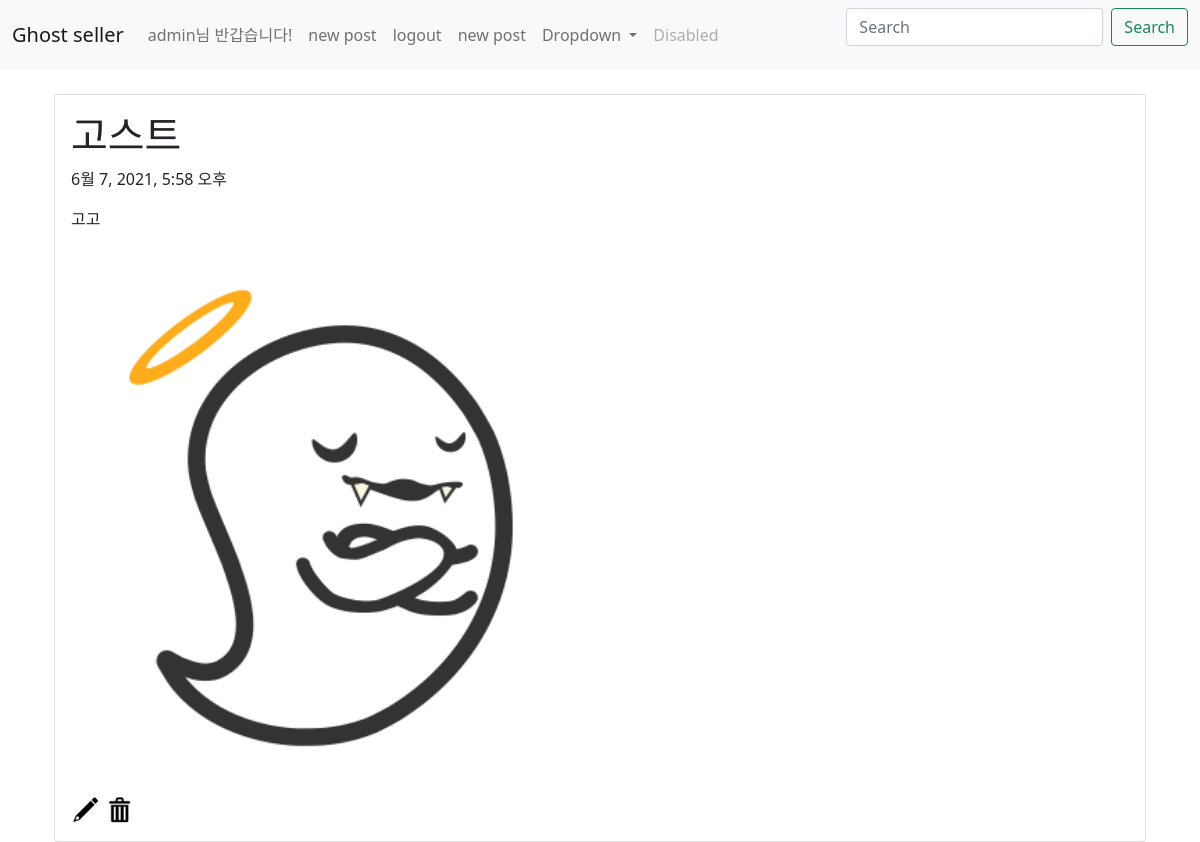
/first_app/detail/23/ (signed in), run on the app's committed database.
### first_app/models.py (models this page shows, shortened)
class Blog(models.Model):
    title = models.CharField(max_length=200)
    pub_date = models.DateTimeField('date published')
    body = models.TextField()
    images = models.ImageField(blank=True, upload_to="images", null=True)

### first_app/views.py (the view)
# urls.py: path('detail/<int:blog_id>/', views.detail, name='detail'),
def detail(request, blog_id):
    blog_detail = get_object_or_404(Blog, pk=blog_id)
    return render(request, 'detail.html', {'blog' : blog_detail})

### first_app/templates/detail.html
{% extends 'base.html' %}
{% block content %}
    <div class="container">
        <div class="card">
          <div class="card-body">
            <h1>{{ blog.title }}</h1>
            <p>{{ blog.pub_date }}</p>
            <p>{{ blog.body }}</p>
            <br>
            {% if blog.images %}
                <img src="{{ blog.images.url }}" width="500" height="500">
            {% endif %}
            <br>
            <br>
            <a href="{% url 'update' blog.id %}"><img src="/static/update.png" alt="수정" width="30"></a>
            <a href="{% url 'delete' blog.id %}"><img src="/static/delete.png" alt="삭제" width="30"></a>
          </div>
        </div>
      </div>
{% endblock %}

### first_app/templates/base.html (shortened to what this page needs)
{% load static %}
<head>
    <link href="https://cdn.jsdelivr.net/npm/bootstrap@5.0.1/dist/css/bootstrap.min.css" rel="stylesheet">
</head>
<body>
    <nav class="navbar navbar-expand-lg navbar-light bg-light">
    <div class="container-fluid">
        <a class="navbar-brand" href="{% url 'home' %}">Ghost seller</a>
        <div class="collapse navbar-collapse" id="navbarSupportedContent">
        <ul class="navbar-nav me-auto mb-2 mb-lg-0">
            {% if user.is_authenticated %}
            <li class="nav-item">
                <a class="nav-link"><span id="user_name">{{ user.username }}</span>님 반갑습니다!</a>
            </li>
            <li class="nav-item">
                <a class="nav-link" href="{%url 'create' %}">new post</a>
            </li>
            <li class="nav-item">
                <a class="nav-link" href="{% url 'logout' %}">logout</a>
            </li>
            {% endif %}
            <li class="nav-item">
            <a class="nav-link" href="{%url 'create' %}">new post</a>
            </li>
            <li class="nav-item dropdown">
            <a class="nav-link dropdown-toggle" href="#" id="navbarDropdown" role="button" data-bs-toggle="dropdown" aria-expanded="false">
                Dropdown
            </a>
            </li>
            <li class="nav-item">
            <a class="nav-link disabled" href="#" tabindex="-1" aria-disabled="true">Disabled</a>
            </li>
        </ul>
        <form class="d-flex" action="{% url 'search' %}" method="post">
            <input class="form-control me-2" type="search" placeholder="Search" aria-label="Search" name="q" value="{{q}}">
            <button class="btn btn-outline-success" type="submit">Search</button>
        </form>
        </div>
    </div>
    </nav>
    <br>
    <div class="container">
        {% block content %}
        {% endblock %}
    </div>
</body>

### data on the page
Blog: title "고스트", pub_date "6월 7, 2021, 5:58 오후", body "고고", images (picture)

### other printed values
{{ user.username }} "admin"
